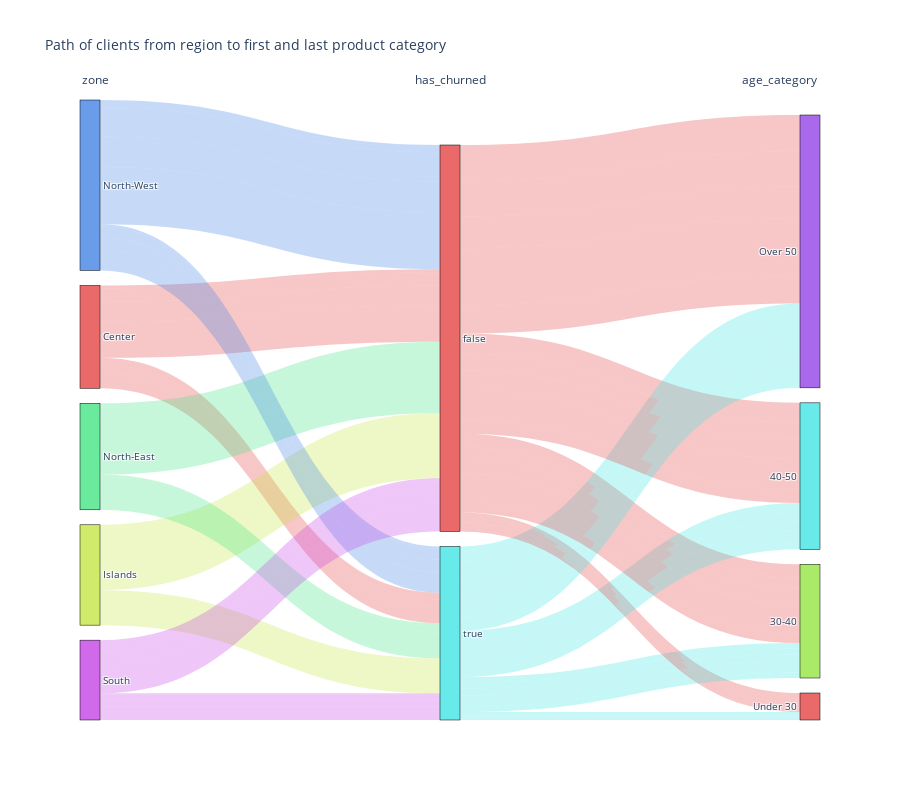

Notebook cell for this chart:
### Markdown cell above
The last graph of this type shows the most marked differences in relation to the various channels through which customers contracted with Octopus and their likelihood of churn. It can be seen that the majority of customers decided to switch electricity supplier for two main reasons: price comparison with other companies and direct decision. These two reasons emerged with a remarkably high frequency in the dataset, in comparison to the other reasons for churn, suggesting that price competitiveness and direct evaluation by customers are the main factors influencing the decision to leave the service. It must be stated, however, that these two values appeared in the dataset in an extremely massive way(7831 for 'Price Comparison' and 6013 for 'Direct'), compared to the other two (36 for 'Field sales' and only 3 for 'New tenant').

So comparing only 'Direct' and 'Price Comparison' we can say that customers who subscribed to Octopus through price comparison websites are more likely to churn than those who subscribed directly. This suggests that customers who have chosen Octopus through price comparison websites may be more sensitive to price changes and more likely to switch to other suppliers if they find more competitive offers. This information is crucial for understanding the factors that influence customer churn and for developing strategies to reduce it.

### Code cell
create_sankey(
    data=data_age,
    columns=['zone', 'has_churned', 'age_category'],
    title="Path of clients from region to first and last product category"
).show()

### Figure 1 — Plotly figure (JSON) as saved in the notebook; plotly's stock layout.template omitted (floating-point values rounded to 4 significant figures)
{"data": [{"link": {"color": ["rgba(229,68,68,0.3)", "rgba(229,68,68,0.3)", "rgba(229,68,68,0.3)", "rgba(229,68,68,0.3)", "rgba(229,68,68,0.3)", "rgba(229,68,68,0.3)", "rgba(229,68,68,0.3)", "rgba(229,68,68,0.3)", "rgba(197,229,68,0.3)", "rgba(197,229,68,0.3)", "rgba(197,229,68,0.3)", "rgba(197,229,68,0.3)", "rgba(197,229,68,0.3)", "rgba(197,229,68,0.3)", "rgba(197,229,68,0.3)", "rgba(197,229,68,0.3)", "rgba(68,229,133,0.3)", "rgba(68,229,133,0.3)", "rgba(68,229,133,0.3)", "rgba(68,229,133,0.3)", "rgba(68,229,133,0.3)", "rgba(68,229,133,0.3)", "rgba(68,229,133,0.3)", "rgba(68,229,133,0.3)", "rgba(68,133,229,0.3)", "rgba(68,133,229,0.3)", "rgba(68,133,229,0.3)", "rgba(68,133,229,0.3)", "rgba(68,133,229,0.3)", "rgba(68,133,229,0.3)", "rgba(68,133,229,0.3)", "rgba(68,133,229,0.3)", "rgba(197,68,229,0.3)", "rgba(197,68,229,0.3)", "rgba(197,68,229,0.3)", "rgba(197,68,229,0.3)", "rgba(197,68,229,0.3)", "rgba(197,68,229,0.3)", "rgba(197,68,229,0.3)", "rgba(197,68,229,0.3)", "rgba(229,68,68,0.3)", "rgba(229,68,68,0.3)", "rgba(229,68,68,0.3)", "rgba(229,68,68,0.3)", "rgba(68,229,229,0.3)", "rgba(68,229,229,0.3)", "rgba(68,229,229,0.3)", "rgba(68,229,229,0.3)", "rgba(229,68,68,0.3)", "rgba(229,68,68,0.3)", "rgba(229,68,68,0.3)", "rgba(229,68,68,0.3)", "rgba(68,229,229,0.3)", "rgba(68,229,229,0.3)", "rgba(68,229,229,0.3)", "rgba(68,229,229,0.3)", "rgba(229,68,68,0.3)", "rgba(229,68,68,0.3)", "rgba(229,68,68,0.3)", "rgba(229,68,68,0.3)", "rgba(68,229,229,0.3)", "rgba(68,229,229,0.3)", "rgba(68,229,229,0.3)", "rgba(68,229,229,0.3)", "rgba(229,68,68,0.3)", "rgba(229,68,68,0.3)", "rgba(229,68,68,0.3)", "rgba(229,68,68,0.3)", "rgba(68,229,229,0.3)", "rgba(68,229,229,0.3)", "rgba(68,229,229,0.3)", "rgba(68,229,229,0.3)", "rgba(229,68,68,0.3)", "rgba(229,68,68,0.3)", "rgba(229,68,68,0.3)", "rgba(229,68,68,0.3)", "rgba(68,229,229,0.3)", "rgba(68,229,229,0.3)", "rgba(68,229,229,0.3)", "rgba(68,229,229,0.3)"], "customdata": ["Path: Center → False → Under 30<br>Value: 73", "Path: Center → False → 30-40<br>Value: 314", "Path: Center → False → 40-50<br>Value: 472", "Path: Center → False → Over 50<br>Value: 863", "Path: Center → True → Under 30<br>Value: 24", "Path: Center → True → 30-40<br>Value: 132", "Path: Center → True → 40-50<br>Value: 207", "Path: Center → True → Over 50<br>Value: 361", "Path: Islands → False → Under 30<br>Value: 63", "Path: Islands → False → 30-40<br>Value: 259", "Path: Islands → False → 40-50<br>Value: 397", "Path: Islands → False → Over 50<br>Value: 836", "Path: Islands → True → Under 30<br>Value: 37", "Path: Islands → True → 30-40<br>Value: 137", "Path: Islands → True → 40-50<br>Value: 213", "Path: Islands → True → Over 50<br>Value: 445", "Path: North-East → False → Under 30<br>Value: 99", "Path: North-East → False → 30-40<br>Value: 374", "Path: North-East → False → 40-50<br>Value: 467", "Path: North-East → False → Over 50<br>Value: 755", "Path: North-East → True → Under 30<br>Value: 46", "Path: North-East → True → 30-40<br>Value: 175", "Path: North-East → True → 40-50<br>Value: 228", "Path: North-East → True → Over 50<br>Value: 389", "Path: North-West → False → Under 30<br>Value: 174", "Path: North-West → False → 30-40<br>Value: 696", "Path: North-West → False → 40-50<br>Value: 725", "Path: North-West → False → Over 50<br>Value: 1360", "Path: North-West → True → Under 30<br>Value: 52", "Path: North-West → True → 30-40<br>Value: 264", "Path: North-West → True → 40-50<br>Value: 288", "Path: North-West → True → Over 50<br>Value: 495", "Path: South → False → Under 30<br>Value: 45", "Path: South → False → 30-40<br>Value: 228", "Path: South → False → 40-50<br>Value: 320", "Path: South → False → Over 50<br>Value: 672", "Path: South → True → Under 30<br>Value: 29", "Path: South → True → 30-40<br>Value: 124", "Path: South → True → 40-50<br>Value: 168", "Path: South → True → Over 50<br>Value: 313", "Path: Center → False → Under 30<br>Value: 73", "Path: Center → False → 30-40<br>Value: 314", "Path: Center → False → 40-50<br>Value: 472", "Path: Center → False → Over 50<br>Value: 863", "Path: Center → True → Under 30<br>Value: 24", "Path: Center → True → 30-40<br>Value: 132", "Path: Center → True → 40-50<br>Value: 207", "Path: Center → True → Over 50<br>Value: 361", "Path: Islands → False → Under 30<br>Value: 63", "Path: Islands → False → 30-40<br>Value: 259", "Path: Islands → False → 40-50<br>Value: 397", "Path: Islands → False → Over 50<br>Value: 836", "Path: Islands → True → Under 30<br>Value: 37", "Path: Islands → True → 30-40<br>Value: 137", "Path: Islands → True → 40-50<br>Value: 213", "Path: Islands → True → Over 50<br>Value: 445", "Path: North-East → False → Under 30<br>Value: 99", "Path: North-East → False → 30-40<br>Value: 374", "Path: North-East → False → 40-50<br>Value: 467", "Path: North-East → False → Over 50<br>Value: 755", "Path: North-East → True → Under 30<br>Value: 46", "Path: North-East → True → 30-40<br>Value: 175", "Path: North-East → True → 40-50<br>Value: 228", "Path: North-East → True → Over 50<br>Value: 389", "Path: North-West → False → Under 30<br>Value: 174", "Path: North-West → False → 30-40<br>Value: 696", "Path: North-West → False → 40-50<br>Value: 725", "Path: North-West → False → Over 50<br>Value: 1360", "Path: North-West → True → Under 30<br>Value: 52", "Path: North-West → True → 30-40<br>Value: 264", "Path: North-West → True → 40-50<br>Value: 288", "Path: North-West → True → Over 50<br>Value: 495", "Path: South → False → Under 30<br>Value: 45", "Path: South → False → 30-40<br>Value: 228", "Path: South → False → 40-50<br>Value: 320", "Path: South → False → Over 50<br>Value: 672", "Path: South → True → Under 30<br>Value: 29", "Path: South → True → 30-40<br>Value: 124", "Path: South → True → 40-50<br>Value: 168", "Path: South → True → Over 50<br>Value: 313"], "hovertemplate": "%{customdata}<extra></extra>", "source": [0, 0, 0, 0, 0, 0, 0, 0, 1, 1, 1, 1, 1, 1, 1, 1, 2, 2, 2, 2, 2, 2, 2, 2, 3, 3, 3, 3, 3, 3, 3, 3, 4, 4, 4, 4, 4, 4, 4, 4, 5, 5, 5, 5, 6, 6, 6, 6, 5, 5, 5, 5, 6, 6, 6, 6, 5, 5, 5, 5, 6, 6, 6, 6, 5, 5, 5, 5, 6, 6, 6, 6, 5, 5, 5, 5, 6, 6, 6, 6], "target": [5, 5, 5, 5, 6, 6, 6, 6, 5, 5, 5, 5, 6, 6, 6, 6, 5, 5, 5, 5, 6, 6, 6, 6, 5, 5, 5, 5, 6, 6, 6, 6, 5, 5, 5, 5, 6, 6, 6, 6, 7, 8, 9, 10, 7, 8, 9, 10, 7, 8, 9, 10, 7, 8, 9, 10, 7, 8, 9, 10, 7, 8, 9, 10, 7, 8, 9, 10, 7, 8, 9, 10, 7, 8, 9, 10, 7, 8, 9, 10], "value": [73, 314, 472, 863, 24, 132, 207, 361, 63, 259, 397, 836, 37, 137, 213, 445, 99, 374, 467, 755, 46, 175, 228, 389, 174, 696, 725, 1360, 52, 264, 288, 495, 45, 228, 320, 672, 29, 124, 168, 313, 73, 314, 472, 863, 24, 132, 207, 361, 63, 259, 397, 836, 37, 137, 213, 445, 99, 374, 467, 755, 46, 175, 228, 389, 174, 696, 725, 1360, 52, 264, 288, 495, 45, 228, 320, 672, 29, 124, 168, 313]}, "node": {"color": ["rgba(229,68,68,0.8)", "rgba(197,229,68,0.8)", "rgba(68,229,133,0.8)", "rgba(68,133,229,0.8)", "rgba(197,68,229,0.8)", "rgba(229,68,68,0.8)", "rgba(68,229,229,0.8)", "rgba(229,68,68,0.8)", "rgba(149,229,68,0.8)", "rgba(68,229,229,0.8)", "rgba(149,68,229,0.8)"], "label": ["Center", "Islands", "North-East", "North-West", "South", false, true, "Under 30", "30-40", "40-50", "Over 50"], "line": {"color": "black", "width": 0.5}, "pad": 15, "thickness": 20}, "type": "sankey"}], "layout": {"annotations": [{"font": {"size": 12}, "showarrow": false, "text": "zone", "x": 0, "y": 1.05}, {"font": {"size": 12}, "showarrow": false, "text": "has_churned", "x": 0.5, "y": 1.05}, {"font": {"size": 12}, "showarrow": false, "text": "age_category", "x": 1, "y": 1.05}], "font": {"size": 10}, "height": 800, "title": {"text": "Path of clients from region to first and last product category"}}}
